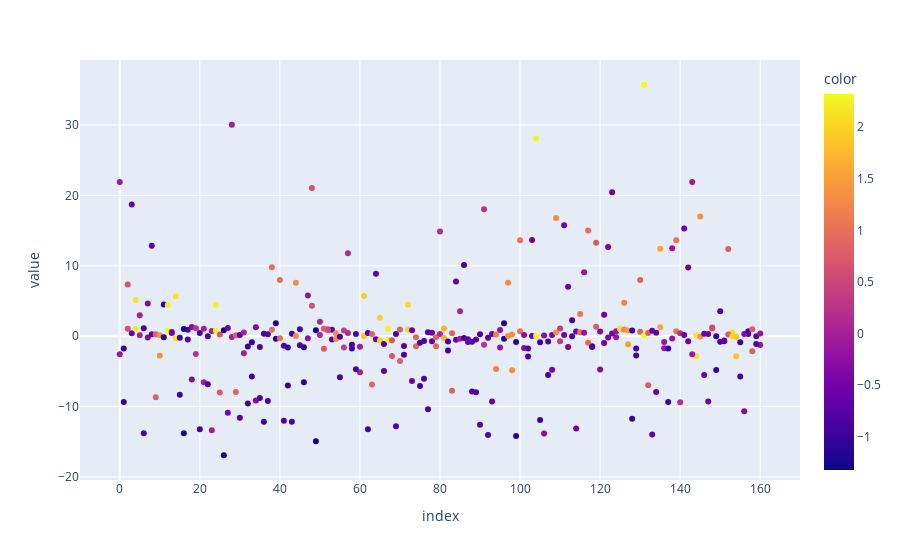

Notebook cell for this chart:
### Code cell
pca = PCA(n_components=2)
components = pca.fit_transform(X_train) # To keep only the 2 features selected

fig = px.scatter(components, color = Y_train.flatten())
fig.show()
### INTERPRETATION !!! ###

print(pca.explained_variance_)

### Figure 1 — Plotly figure (JSON) as saved in the notebook; plotly's stock layout.template omitted (floating-point values rounded to 4 significant figures; data arrays with more than 128 entries replaced by an {"elided": "..."} marker saying what was removed)
{"data": [{"hovertemplate": "index=%{x}<br>value=%{y}<br>color=%{marker.color}<extra></extra>", "legendgroup": "", "marker": {"color": {"elided": "322 float values"}, "coloraxis": "coloraxis", "symbol": "circle"}, "mode": "markers", "name": "", "orientation": "v", "showlegend": false, "type": "scatter", "x": {"elided": "322 int values"}, "xaxis": "x", "y": {"elided": "322 float values"}, "yaxis": "y"}], "layout": {"coloraxis": {"colorbar": {"title": {"text": "color"}}, "colorscale": [[0, "#0d0887"], [0.1111, "#46039f"], [0.2222, "#7201a8"], [0.3333, "#9c179e"], [0.4444, "#bd3786"], [0.5556, "#d8576b"], [0.6667, "#ed7953"], [0.7778, "#fb9f3a"], [0.8889, "#fdca26"], [1, "#f0f921"]]}, "legend": {"tracegroupgap": 0}, "margin": {"t": 60}, "xaxis": {"anchor": "y", "domain": [0, 1], "title": {"text": "index"}}, "yaxis": {"anchor": "x", "domain": [0, 1], "title": {"text": "value"}}}}
